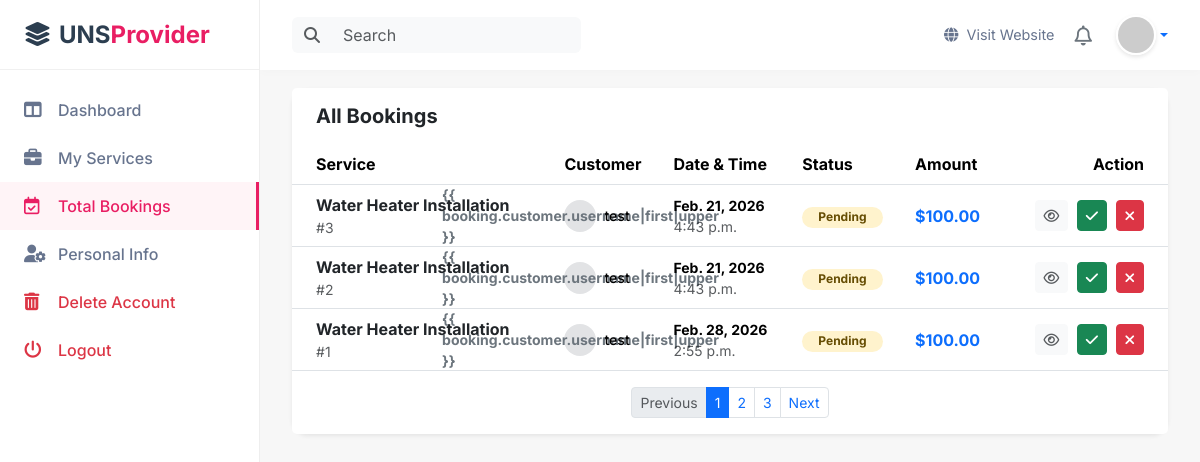
The page /total_bookings/ (signed in) on the database its author committed.
### bookings/models.py (models this page shows, shortened)
class Booking(models.Model):
    STATUS_CHOICES = (
        ('PENDING', 'Pending'),
        ('ACCEPTED', 'Accepted'),
        ('REJECTED', 'Rejected'),
        ('COMPLETED', 'Completed'),
        ('CANCELLED', 'Cancelled'),
    )
    customer = models.ForeignKey(User, on_delete=models.CASCADE, related_name="customer_bookings")
    provider = models.ForeignKey(ProviderProfile, on_delete=models.CASCADE, related_name="provider_bookings")
    service = models.ForeignKey(Service, on_delete=models.CASCADE)
    city = models.CharField(max_length=100)
    service_address = models.TextField()
    booking_date = models.DateField()
    booking_time = models.TimeField()
    price = models.DecimalField(max_digits=8, decimal_places=2)
    status = models.CharField(max_length=20, choices=STATUS_CHOICES, default='PENDING')
    created_at = models.DateTimeField(auto_now_add=True)

### services/models.py (models this page shows, shortened)
class Service(models.Model):
    category = models.ForeignKey(ServiceType, on_delete=models.CASCADE, related_name="services")
    image = models.ImageField(upload_to="service_images/", null=True, blank=True)
    icon = models.ImageField(upload_to="service_icons/", null=True, blank=True)
    name = models.CharField(max_length=150)
    description = models.TextField()
    base_price = models.DecimalField(max_digits=8, decimal_places=2)
    estimated_duration_minutes = models.IntegerField()
    is_active = models.BooleanField(default=True)

### accounts/models.py (models this page shows, shortened)
class User(models.Model):
    ROLE_CHOICES = (
        ('CUSTOMER', 'Customer'),
        ('PROVIDER', 'Provider'),
    )
    username = models.CharField(max_length=120)
    email = models.EmailField(unique=True)
    password = models.CharField(max_length=255)  # store hashed password
    phone = models.IntegerField()
    role = models.CharField(max_length=20, choices=ROLE_CHOICES, default='CUSTOMER')
    first_name = models.CharField(max_length=100, blank=True, null=True)
    last_name = models.CharField(max_length=100, blank=True, null=True)
    city = models.CharField(max_length=100, blank=True, null=True)
    address = models.TextField(blank=True, null=True)
    is_active = models.BooleanField(default=True)
    is_verified = models.BooleanField(default=False)
    created_at = models.DateTimeField(auto_now_add=True)

### accounts/views.py (the view)
# urls.py: path('total_bookings/', views.total_bookings, name="total_bookings"),
def total_bookings(request):
    user = get_user_from_session(request)
    if not user or user.role != 'PROVIDER':
        return redirect('login')
    try:
        profile = ProviderProfile.objects.get(user=user)
        bookings = Booking.objects.filter(provider=profile).order_by('-created_at')
        return render(request, 'accounts/total_bookings.html', {'user': user, 'bookings': bookings})
    except ProviderProfile.DoesNotExist:
        return redirect('dashboard')

### accounts/views.py (called while the page is built)
def get_user_from_session(request):
    user_id = request.session.get('user_id')
    if user_id:
        try:
            return User.objects.get(id=user_id)
        except User.DoesNotExist:
            return None
    return None

### accounts/templates/accounts/total_bookings.html
{% extends "accounts/provider_base.html" %}
{% block content %}
<div class="card border-0 shadow-sm rounded-4">
    <div class="card-header bg-white border-0 py-3 px-4">
        <h5 class="m-0 fw-bold">All Bookings</h5>
    </div>
    <div class="card-body p-0">
        <div class="table-responsive">
            <table class="table table-hover align-middle mb-0">
                <thead class="bg-light">
                    <tr>
                        <th class="ps-4">Service</th>
                        <th>Customer</th>
                        <th>Date & Time</th>
                        <th>Status</th>
                        <th>Amount</th>
                        <th class="text-end pe-4">Action</th>
                    </tr>
                </thead>
                <tbody>
                    {% for booking in bookings %}
                    <tr>
                        <td class="ps-4">
                            <div class="fw-bold text-dark">{{ booking.service.name }}</div>
                            <div class="text-muted small">#{{ booking.id }}</div>
                        </td>
                        <td>
                            <div class="d-flex align-items-center">
                                <div class="rounded-circle bg-secondary-subtle d-flex align-items-center justify-content-center me-2"
                                    style="width: 32px; height: 32px;">
                                    <span class="small fw-bold text-secondary">{{ booking.customer.username|first|upper
                                        }}</span>
                                </div>
                                <span class="small fw-medium">{{ booking.customer.username }}</span>
                            </div>
                        </td>
                        <td>
                            <div class="small fw-bold">{{ booking.booking_date }}</div>
                            <div class="small text-muted">{{ booking.booking_time }}</div>
                        </td>
                        <td>
                            <span class="badge rounded-pill
                            {% if booking.status == 'PENDING' %}bg-warning-subtle text-warning-emphasis
                            {% elif booking.status == 'ACCEPTED' %}bg-info-subtle text-info-emphasis
                            {% elif booking.status == 'COMPLETED' %}bg-success-subtle text-success-emphasis
                            {% else %}bg-secondary-subtle text-secondary{% endif %} px-3">
                                {{ booking.get_status_display }}
                            </span>
                        </td>
                        <td class="fw-bold text-primary">${{ booking.price }}</td>
                        <td class="text-end pe-4">
                            <a href="#" class="btn btn-sm btn-light text-muted" title="View Details"><i
                                    class="fa-regular fa-eye"></i></a>
                            {% if booking.status == 'PENDING' %}
                            <button class="btn btn-sm btn-success ms-1"><i class="fa-solid fa-check"></i></button>
                            <button class="btn btn-sm btn-danger ms-1"><i class="fa-solid fa-xmark"></i></button>
                            {% endif %}
                        </td>
                    </tr>
                    {% empty %}
                    <tr>
                        <td colspan="6" class="text-center py-5 text-muted">No bookings found.</td>
                    </tr>
                    {% endfor %}
                </tbody>
            </table>
        </div>
    </div>
    <div class="card-footer bg-white border-top-0 py-3">
        <nav aria-label="Page navigation" class="d-flex justify-content-center">
            <ul class="pagination pagination-sm mb-0">
                <li class="page-item disabled"><a class="page-link" href="#">Previous</a></li>
                <li class="page-item active"><a class="page-link" href="#">1</a></li>
                <li class="page-item"><a class="page-link" href="#">2</a></li>
                <li class="page-item"><a class="page-link" href="#">3</a></li>
                <li class="page-item"><a class="page-link" href="#">Next</a></li>
            </ul>
        </nav>
    </div>
</div>
{% endblock %}

### accounts/templates/accounts/provider_base.html (style rules this page uses)
:root { --sidebar-width: 260px; --topbar-height: 70px; --primary-color: #e91e63; --primary-hover: #d81b60; --bg-body: #f7f7f7; --text-dark: #2c3e50; }
body { font-family: 'Inter', sans-serif; background-color: var(--bg-body); overflow-x: hidden; }

### rows shown on the page
Booking: service.name "Water Heater Installation", id "3", customer.username "test", booking_date "Feb. 21, 2026", booking_time "4:43 p.m.", status "Pending", price "100.00"
Booking: service.name "Water Heater Installation", id "2", customer.username "test", booking_date "Feb. 21, 2026", booking_time "4:43 p.m.", status "Pending", price "100.00"
Booking: service.name "Water Heater Installation", id "1", customer.username "test", booking_date "Feb. 28, 2026", booking_time "2:55 p.m.", status "Pending", price "100.00"
